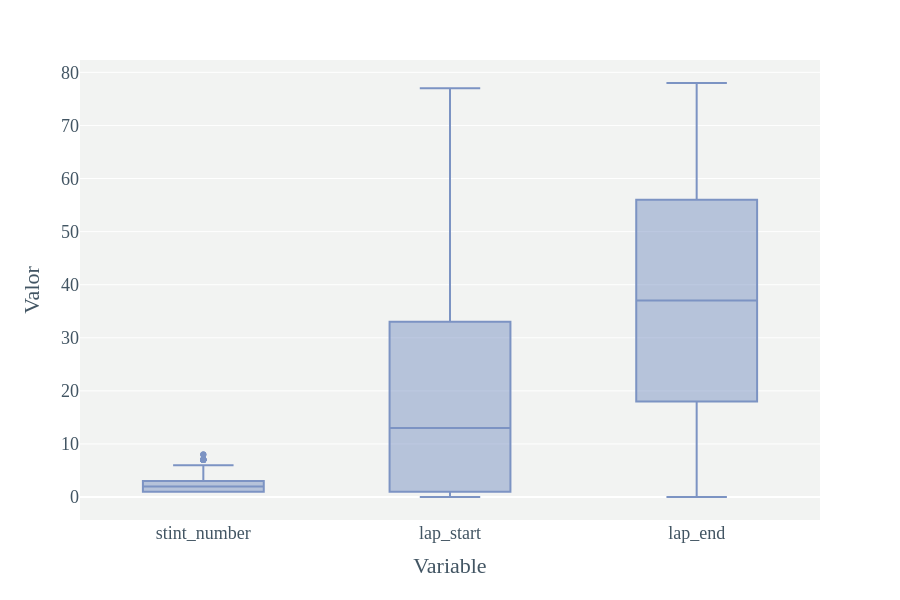

The notebook cell this image was saved under:
### Code cell
# Boxplots de las variables stint_number, lap_start y lap_end.
num_cols = ["stint_number", "lap_start", "lap_end"]

df_1_long = df_1[num_cols].melt(var_name="variable", value_name="value")

fig = px.box(
    df_1_long,
    x="variable",
    y="value",
    points="outliers"
)

fig.update_layout(
    font=dict(family='Work sans', size=18, color='#425563'),
    plot_bgcolor='#F2F3F2',
    paper_bgcolor='white',
    xaxis_title="Variable",
    yaxis_title="Valor",
    showlegend=True,
    height=600
)

fig.update_traces(marker_color='#7C93C3')
fig.show()

### Figure 1 — Plotly figure (JSON) as saved in the notebook; plotly's stock layout.template omitted (floating-point values rounded to 4 significant figures; data arrays with more than 128 entries replaced by an {"elided": "..."} marker saying what was removed)
{"data": [{"alignmentgroup": "True", "boxpoints": "outliers", "hovertemplate": "variable=%{x}<br>value=%{y}<extra></extra>", "legendgroup": "", "marker": {"color": "#7C93C3"}, "name": "", "notched": false, "offsetgroup": "", "orientation": "v", "showlegend": false, "type": "box", "x": {"elided": "11931 str values"}, "x0": " ", "xaxis": "x", "y": {"elided": "11931 int values"}, "y0": " ", "yaxis": "y"}], "layout": {"boxmode": "group", "font": {"color": "#425563", "family": "Work sans", "size": 18}, "height": 600, "legend": {"tracegroupgap": 0}, "margin": {"t": 60}, "paper_bgcolor": "white", "plot_bgcolor": "#F2F3F2", "showlegend": true, "xaxis": {"anchor": "y", "domain": [0, 1], "title": {"text": "Variable"}}, "yaxis": {"anchor": "x", "domain": [0, 1], "title": {"text": "Valor"}}}}
